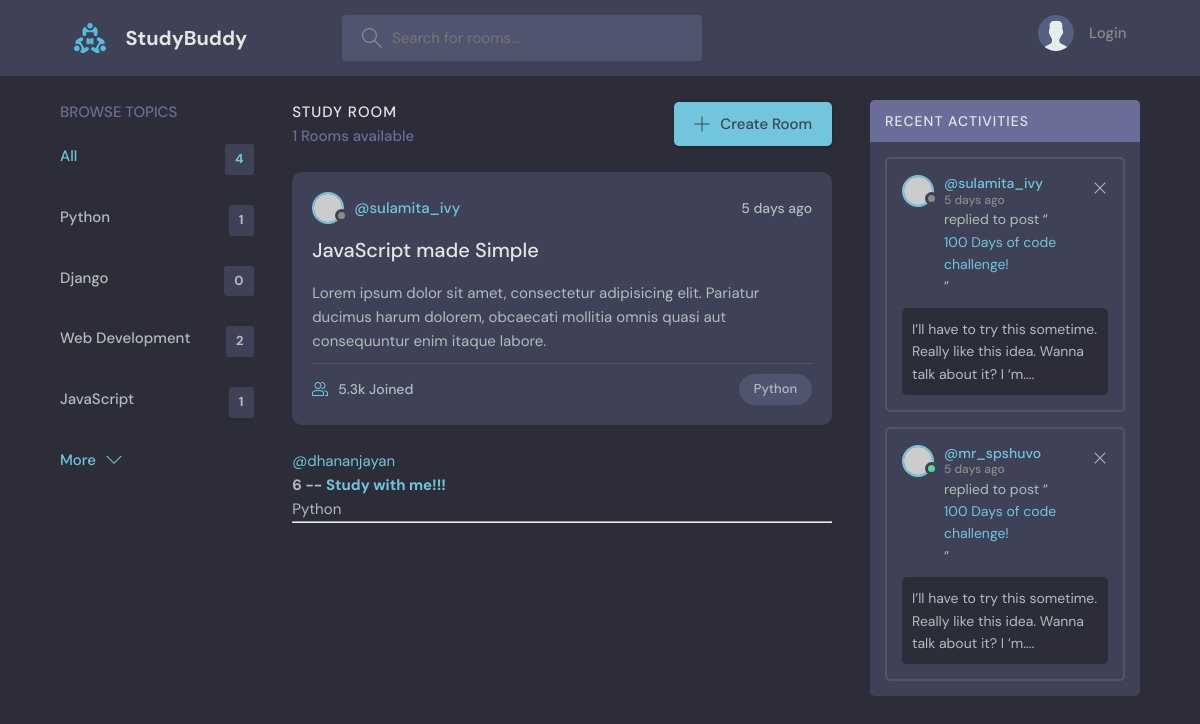
Page /?q=Python on the committed database.
### base/models.py (models this page shows, shortened)
class Topic(models.Model):
    name = models.CharField(max_length=200)

class Room(models.Model):
    host = models.ForeignKey(User, on_delete=models.SET_NULL, null=True)
    topic = models.ForeignKey(Topic, on_delete=models.SET_NULL, null=True)
    name = models.CharField(max_length=200)
    discription = models.TextField(null=True, blank=True)
    participants = models.ManyToManyField(User, related_name='participants', blank=True)
    updated = models.DateTimeField(auto_now=True)
    created = models.DateTimeField(auto_now_add=True)
    class Meta:
        ordering = ['-updated','-created']      # display the newest one first (recently updated or created room/post)

### base/views.py (the view)
# urls.py: path('',views.home, name="home"),
def home(request):
    q = request.GET.get('q') if request.GET.get('q') != None else ''
    rooms = Room.objects.filter(               #search bar
        Q(topic__name__icontains=q) |
        Q(name__icontains=q) |
        Q(discription__icontains=q)
        )                                      #----#
    topics = Topic.objects.all()   #display all topics in the side bar
    room_count = rooms.count()
    room_messages = Message.objects.filter(Q(room__topic__name__icontains=q))
    context = {'rooms':rooms, 'topics':topics, 'room_count':room_count, 'room_messages':room_messages}
    return render(request, 'base/home.html', context)

### base/templates/base/home.html (shortened to what this page needs)
{% extends 'main.html' %}
{% block content %}
    <main class="layout layout--3">
      <div class="container">
        {% include 'base/topics_component.html' %}
        <div class="roomList">
          <div class="roomList__header">
            <div>
              <h2>Study Room</h2>
              <p>{{ room_count }} Rooms available</p>
            </div>
            <a class="btn btn--main" href="create-room.html">
              <svg version="1.1" xmlns="http://www.w3.org/2000/svg" width="32" height="32" viewBox="0 0 32 32">
                <title>add</title>
                <path
                  d="M16.943 0.943h-1.885v14.115h-14.115v1.885h14.115v14.115h1.885v-14.115h14.115v-1.885h-14.115v-14.115z"
                ></path>
              </svg>
              Create Room
            </a>
          </div>
          {% include 'base/feed_component.html' %}
        </div>
        <div class="activities">
          <div class="activities__header">
            <h2>Recent Activities</h2>
          </div>
          <div class="activities__box">
            <div class="activities__boxHeader roomListRoom__header">
              <a href="profile.html" class="roomListRoom__author">
                <div class="avatar avatar--small">
                  <img src="https://randomuser.me/api/portraits/women/11.jpg" />
                </div>
                <p>
                  @sulamita_ivy
                  <span>5 days ago</span>
                </p>
              </a>
              <div class="roomListRoom__actions">
                <a href="#">
                  <svg version="1.1" xmlns="http://www.w3.org/2000/svg" width="32" height="32" viewBox="0 0 32 32">
                    <title>remove</title>
                    <path
                      d="M27.314 6.019l-1.333-1.333-9.98 9.981-9.981-9.981-1.333 1.333 9.981 9.981-9.981 9.98 1.333 1.333 9.981-9.98 9.98 9.98 1.333-1.333-9.98-9.98 9.98-9.981z"
                    ></path>
                  </svg>
                </a>
              </div>
            </div>
            <div class="activities__boxContent">
              <p>replied to post “<a href="room.html">100 Days of code challenge!</a>”</p>
              <div class="activities__boxRoomContent">
                I’ll have to try this sometime. Really like this idea. Wanna talk about it? I ‘m....
              </div>
            </div>
          </div>
          <div class="activities__box">
            <div class="activities__boxHeader roomListRoom__header">
              <a href="profile.html" class="roomListRoom__author">
                <div class="avatar avatar--small active">
                  <img src="https://randomuser.me/api/portraits/men/13.jpg" />
                </div>
                <p>
                  @mr_spshuvo
                  <span>5 days ago</span>
                </p>
              </a>
              <div class="roomListRoom__actions">
                <a href="#">
                  <svg version="1.1" xmlns="http://www.w3.org/2000/svg" width="32" height="32" viewBox="0 0 32 32">
                    <title>remove</title>
                    <path
                      d="M27.314 6.019l-1.333-1.333-9.98 9.981-9.981-9.981-1.333 1.333 9.981 9.981-9.981 9.98 1.333 1.333 9.981-9.98 9.98 9.98 1.333-1.333-9.98-9.98 9.98-9.981z"
                    ></path>
                  </svg>
                </a>
              </div>
            </div>
            <div class="activities__boxContent">
              <p>replied to post “<a href="room.html">100 Days of code challenge!</a>”</p>
              <div class="activities__boxRoomContent">
                I’ll have to try this sometime. Really like this idea. Wanna talk about it? I ‘m....
              </div>
            </div>
          </div>
        </div>
      </div>
    </main>
{% endblock content %}

### base/templates/base/topics_component.html
<div class="topics">
    <div class="topics__header">
      <h2>Browse Topics</h2>
    </div>
    <ul class="topics__list">
      <li>
        <a href="{% url 'home' %}" class="active">All <span>{{topics.count}}</span></a>
      </li>
      {% for topic in topics %}
      <li>
        <a href="{% url 'home' %}?q={{topic.name}}">{{topic.name}}<span>{{topic.room_set.all.count}}</span></a>
      </li>
      {% endfor %}
    </ul>
    <a class="btn btn--link" href="topics.html">
      More
      <svg version="1.1" xmlns="http://www.w3.org/2000/svg" width="32" height="32" viewBox="0 0 32 32">
        <title>chevron-down</title>
        <path d="M16 21l-13-13h-3l16 16 16-16h-3l-13 13z"></path>
      </svg>
    </a>
  </div>

### base/templates/base/feed_component.html (shortened to what this page needs)
{% for room in rooms %}
<div class="roomListRoom">
    <div class="roomListRoom__header">
      <a href="profile.html" class="roomListRoom__author">
        <div class="avatar avatar--small">
          <img src="https://randomuser.me/api/portraits/women/11.jpg" />
        </div>
        <span>@sulamita_ivy</span>
      </a>
      <div class="roomListRoom__actions">
        <span>5 days ago</span>
      </div>
    </div>
    <div class="roomListRoom__content">
      <a href="room.html">JavaScript made Simple</a>
      <p>
        Lorem ipsum dolor sit amet, consectetur adipisicing elit. Pariatur ducimus harum dolorem, obcaecati
        mollitia omnis quasi aut consequuntur enim itaque labore.
      </p>
    </div>
    <div class="roomListRoom__meta">
      <a href="room.html" class="roomListRoom__joined">
        5.3k Joined
      </a>
      <p class="roomListRoom__topic">Python</p>
    </div>
</div>
{% endfor %}
    {% for room in rooms %}
        <div>
            <a href="{% url 'user-profile' room.host.id %}">@{{room.host.username}}</a>
            <h5>{{room.id}} -- <a href="/room/{{room.id}}">{{room.name}}</a></h5>
            <small>{{room.topic.name}}</small>
            <hr>
        </div>
    {% endfor %}

### rows in the picture
Topic: name "Python", room_set.all.count "1"
Topic: name "Django", room_set.all.count "0"
Topic: name "Web Development", room_set.all.count "2"
Topic: name "JavaScript", room_set.all.count "1"
Room: host.username "dhananjayan", id "6", name "Study with me!!!", topic.name "Python"

### other values in the picture
{{ topics.count }} "4"
{{ room_count }} "1"
